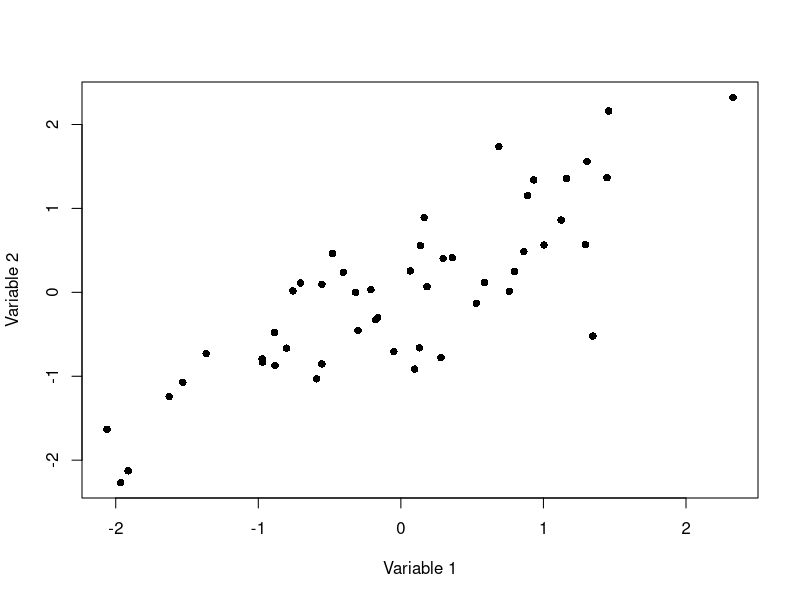
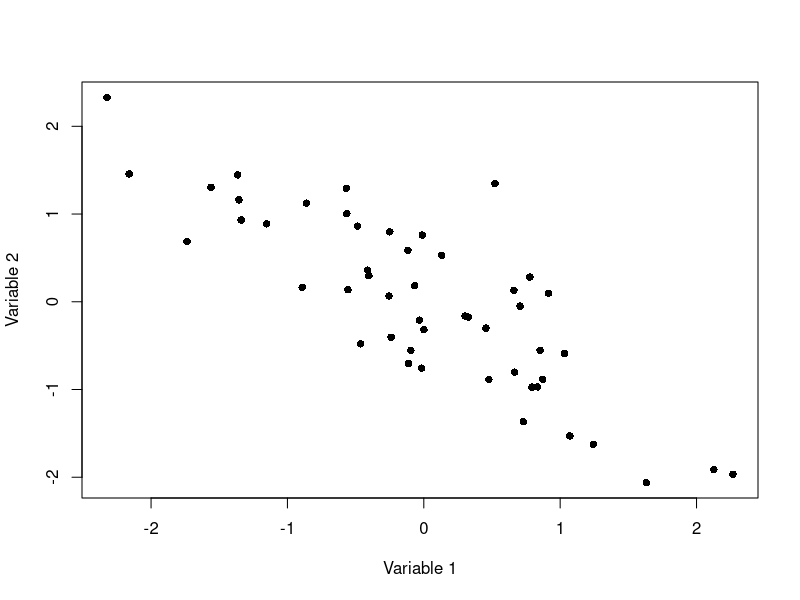
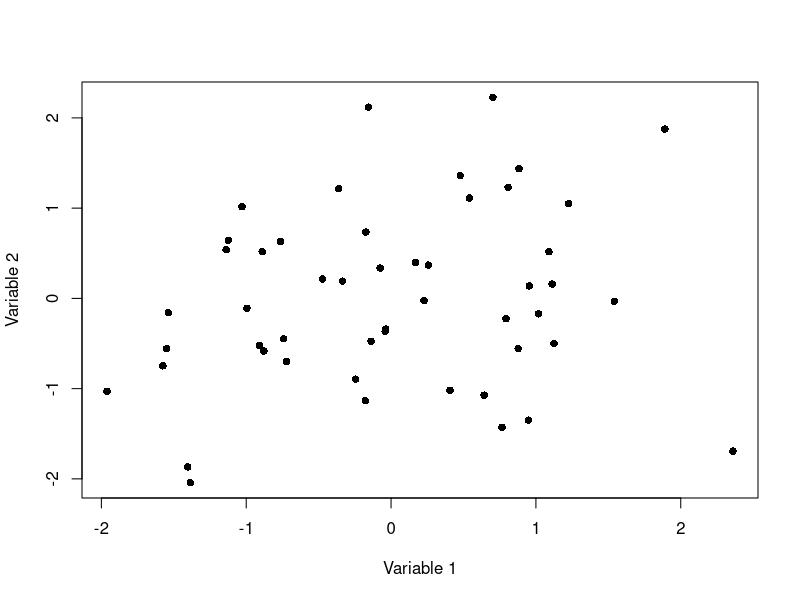

These charts were generated, in order, by the following R code:
## ---- chunk 1
knitr::opts_chunk$set(echo = TRUE)
## ---- chunk 2
library(MASS)
set.seed(2021+1)

r = 0.83
data = mvrnorm(n = 50, mu = c(0, 0), 
               Sigma = matrix(c(1, r, r, 1), nrow=2), 
               empirical = TRUE)
x = data[, 1]  
y = data[, 2]  
dat <- data.frame(x = x, y = y)

plot(x, y, pch = 16, xlab = "Variable 1", ylab = "Variable 2")
## ---- chunk 3
library(MASS)
set.seed(2021+1)

r = -0.83
data = mvrnorm(n = 50, mu = c(0, 0), 
               Sigma = matrix(c(1, r, r, 1), nrow=2), 
               empirical = TRUE)
x = data[, 1]  
y = data[, 2]  
dat <- data.frame(x = x, y = y)

plot(x, y, pch = 16, xlab = "Variable 1", ylab = "Variable 2")
## ---- chunk 4
library(MASS)
set.seed(2021+1)

r = 0.2
data = mvrnorm(n = 50, mu = c(0, 0), 
               Sigma = matrix(c(1, r, r, 1), nrow=2), 
               empirical = TRUE)
x = data[, 1]  
y = data[, 2]  
dat <- data.frame(x = x, y = y)

plot(x, y, pch = 16, xlab = "Variable 1", ylab = "Variable 2")
